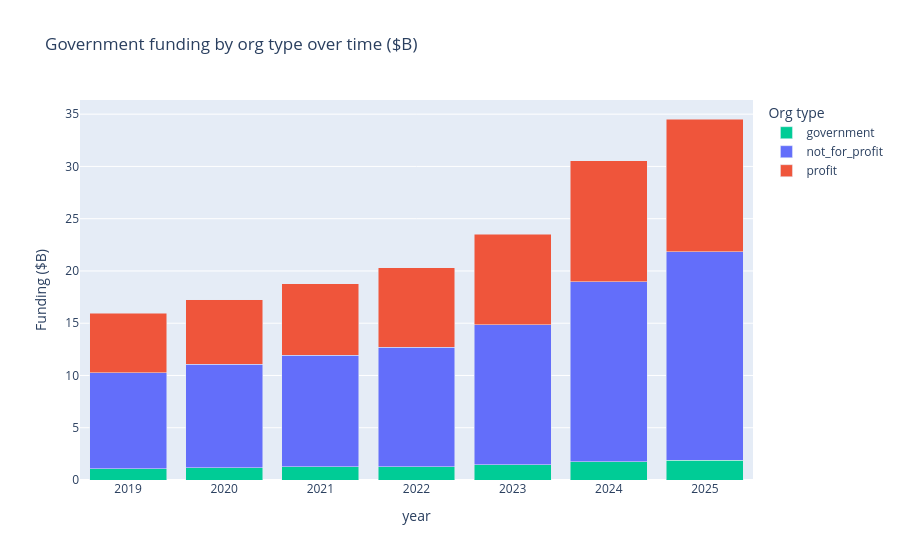

Notebook code cell kept with this figure:
### Markdown cell above
## 7. [Ch 2 / Funding] Funding by org type — government money flow

> **Finding:** Government funding to for-profit providers grew faster than NFP.  
> For-profit: $5.7B (2019) → $12.7B (2025) = +123%. NFP: $9.2B → $19.9B = +117%. Government-run: $1.1B → $1.9B = +76%.  
> For-profit facilities receive more per facility ($8.16M) than NFP ($6.45M) despite lower quality scores.  
> **Source:** `service_funding_by_facility.csv` — Residential + Home Care combined.  

**Note:** Section 8 in original `01_eda.ipynb` was an empty header. This section fills that gap.

### Code cell
# Funding trend by org type
fund_trend = (
    funding[funding['funding'] > 0]  # exclude clawbacks for trend view
    .groupby(['year', 'org_type'])['funding'].sum().reset_index()
)
fund_trend['funding_bn'] = fund_trend['funding'] / 1e9

pivot_f = fund_trend.pivot(index='year', columns='org_type', values='funding_bn').round(2)
print('Funding by org type ($B):')
print(pivot_f.to_string())
print()

# Average per facility (latest year)
fund_latest = funding[funding['year'] == funding['year'].max()]
fund_per = (
    fund_latest.groupby('org_type').agg(
        total=('funding', 'sum'),
        n_facilities=('service_name', 'nunique')
    ).reset_index()
)
fund_per['per_facility_m'] = fund_per['total'] / fund_per['n_facilities'] / 1e6
print('Average funding per facility (2025, $M):')
print(fund_per[['org_type', 'n_facilities', 'per_facility_m']].round(2).to_string())
print()

fig = px.bar(
    fund_trend, x='year', y='funding_bn', color='org_type',
    title='Government funding by org type over time ($B)',
    labels={'funding_bn': 'Funding ($B)', 'org_type': 'Org type'},
    barmode='stack',
    color_discrete_map={'profit': '#EF553B', 'not_for_profit': '#636EFA', 'government': '#00CC96'}
)
fig.show()

### Figure 1 — Plotly figure (JSON) as saved in the notebook; plotly's stock layout.template omitted (floating-point values rounded to 4 significant figures)
{"data": [{"hovertemplate": "Org type=government<br>year=%{x}<br>Funding ($B)=%{y}<extra></extra>", "legendgroup": "government", "marker": {"color": "#00CC96", "pattern": {"shape": ""}}, "name": "government", "orientation": "v", "showlegend": true, "textposition": "auto", "type": "bar", "x": [2019, 2020, 2021, 2022, 2023, 2024, 2025], "xaxis": "x", "y": [1.076, 1.162, 1.249, 1.268, 1.448, 1.768, 1.899], "yaxis": "y"}, {"hovertemplate": "Org type=not_for_profit<br>year=%{x}<br>Funding ($B)=%{y}<extra></extra>", "legendgroup": "not_for_profit", "marker": {"color": "#636EFA", "pattern": {"shape": ""}}, "name": "not_for_profit", "orientation": "v", "showlegend": true, "textposition": "auto", "type": "bar", "x": [2019, 2020, 2021, 2022, 2023, 2024, 2025], "xaxis": "x", "y": [9.172, 9.899, 10.7, 11.42, 13.39, 17.22, 19.92], "yaxis": "y"}, {"hovertemplate": "Org type=profit<br>year=%{x}<br>Funding ($B)=%{y}<extra></extra>", "legendgroup": "profit", "marker": {"color": "#EF553B", "pattern": {"shape": ""}}, "name": "profit", "orientation": "v", "showlegend": true, "textposition": "auto", "type": "bar", "x": [2019, 2020, 2021, 2022, 2023, 2024, 2025], "xaxis": "x", "y": [5.696, 6.189, 6.8, 7.623, 8.659, 11.55, 12.72], "yaxis": "y"}], "layout": {"barmode": "stack", "legend": {"title": {"text": "Org type"}, "tracegroupgap": 0}, "title": {"text": "Government funding by org type over time ($B)"}, "xaxis": {"anchor": "y", "domain": [0, 1], "title": {"text": "year"}}, "yaxis": {"anchor": "x", "domain": [0, 1], "title": {"text": "Funding ($B)"}}}}
